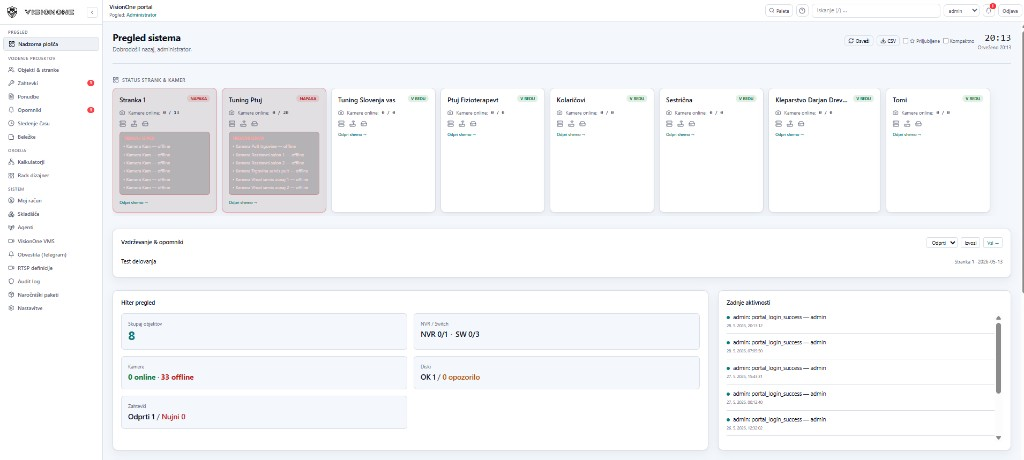
#> input picture scripts/portal-screenshot-source.png, 1024 x 460 px
$ python prepare-marketing-images.py
#> lines starting #> are read from the running program, lines starting #| are printed output that depends on the picture
"""Priprava marketing slik: anonimizacija portala + tematske fotografije (Unsplash)."""

from __future__ import annotations

import time
import urllib.request
from pathlib import Path

from PIL import Image, ImageDraw, ImageFilter, ImageFont

ROOT = Path(__file__).resolve().parents[1]
OUT = ROOT / "public" / "images" / "marketing"
PORTAL_SRC = ROOT / "scripts" / "portal-screenshot-source.png"
FONT_PATH = Path(r"C:\Windows\Fonts\segoeui.ttf")
UA = "Mozilla/5.0 (Windows NT 10.0; Win64; x64) AppleWebKit/537.36"

STOCK: list[tuple[str, str]] = [
    ("hero.jpg", "photo-1486406146926-c627a92ad1ab"),
    ("cctv.jpg", "photo-1549109926-58f039549485"),
    ("alarm.jpg", "photo-1767741683084-08ac01518c8c"),
    ("pozar.jpg", "photo-1585367437379-e0b71bb18156"),
    ("domofon.jpg", "photo-1600585154340-be6161a56a0c"),
    ("mreza.jpg", "photo-159304/network-cable-ethernet-computer-159304"),
    ("wifi.jpg", "photo-1519389950473-47ba0277781c"),
    ("ostalo.jpg", "photo-1558494949-ef010cbdcc31"),
    ("domov-kaj-nudimo.jpg", "photo-1496368077930-c1e31b4e5b44"),
    ("kontakt.jpg", "photo-1516321318423-f06f85e504b3"),
]

PORTAL_OUTPUTS = (
    "portal.jpg",
    "produkti.jpg",
    "domov-zakaj.jpg",
    "domov-podpora.jpg",
    "servis.jpg",
)


def download_unsplash(filename: str, photo_id: str, width: int = 1400) -> None:
    url = f"https://images.unsplash.com/{photo_id}?ixlib=rb-4.0.3&auto=format&fit=crop&w={width}&q=82"
    req = urllib.request.Request(url, headers={"User-Agent": UA})
    with urllib.request.urlopen(req, timeout=60) as resp:
        data = resp.read()
    if len(data) < 5000 or data[:15].startswith(b"<"):
        raise RuntimeError(f"Neveljaven prenos: {filename} ({len(data)} B)")
    (OUT / filename).write_bytes(data)


def anonymize_portal(src: Path) -> Image.Image:
    im = Image.open(src).convert("RGB")
#> im is the input picture: PIL image 1024x460 RGB; mean R, G, B 245, 245.8, 247.8
    w, _ = im.size
#> w = 1024
    draw = ImageDraw.Draw(im)
    try:
        font = ImageFont.truetype(str(FONT_PATH), 12)
    except OSError:
        font = ImageFont.load_default()

    def blur_box(box: tuple[int, int, int, int], radius: int = 10) -> None:
        im.paste(im.crop(box).filter(ImageFilter.GaussianBlur(radius=radius)), box)

    for i in range(8):
        x0 = 232 + i * 118
        if x0 + 110 > w:
            break
        box = (x0, 118, x0 + 110, 138)
        blur_box(box)
        draw.rectangle(box, fill=(248, 250, 252))
        draw.text((x0 + 5, 121), f"Objekt {i + 1}", fill=(30, 41, 59), font=font)

    for i in range(2):
        x0 = 232 + i * 118
        box = (x0, 168, x0 + 110, 228)
        blur_box(box, 12)
        draw.rectangle(box, fill=(254, 242, 242))
        draw.text((x0 + 5, 185), "Kamera offline", fill=(153, 27, 27), font=font)

    box = (248, 278, 390, 298)
    blur_box(box)
#> in blur_box (call 9), `im.paste(im.crop(box).filter(ImageFilter.GaussianBlur(radius=radius)),..`:
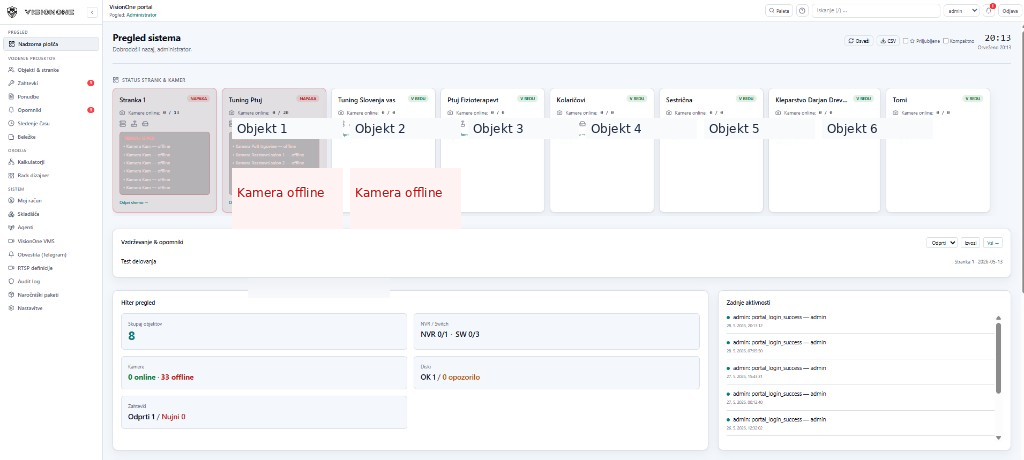
#> im: PIL image 1024x460 RGB; mean R, G, B 245.3, 245.7, 247.7
    draw.rectangle(box, fill=(248, 250, 252))
    draw.text((252, 281), "Objekt 1", fill=(30, 41, 59), font=font)

    pw, ph = im.size
#> pw = 1024; ph = 460
    return im.resize((pw * 2, ph * 2), Image.Resampling.LANCZOS)


def main() -> None:
    OUT.mkdir(parents=True, exist_ok=True)
    if not PORTAL_SRC.exists():
        raise SystemExit(f"Manjka vir portala: {PORTAL_SRC}")

    portal = anonymize_portal(PORTAL_SRC)
    for name in PORTAL_OUTPUTS:
        portal.save(OUT / name, "JPEG", quality=88, optimize=True)
        print(f"portal -> {name}")

    for filename, photo_id in STOCK:
        width = 2400 if filename == "hero.jpg" else 1400
        time.sleep(2)
        download_unsplash(filename, photo_id, width)
        print(f"stock -> {filename}")

    print("Končano.")


if __name__ == "__main__":
    main()
#> (the call stopped at in download_unsplash, `with urllib.request.urlopen(req, timeout=60) as resp:`: the network is not available in this run)
